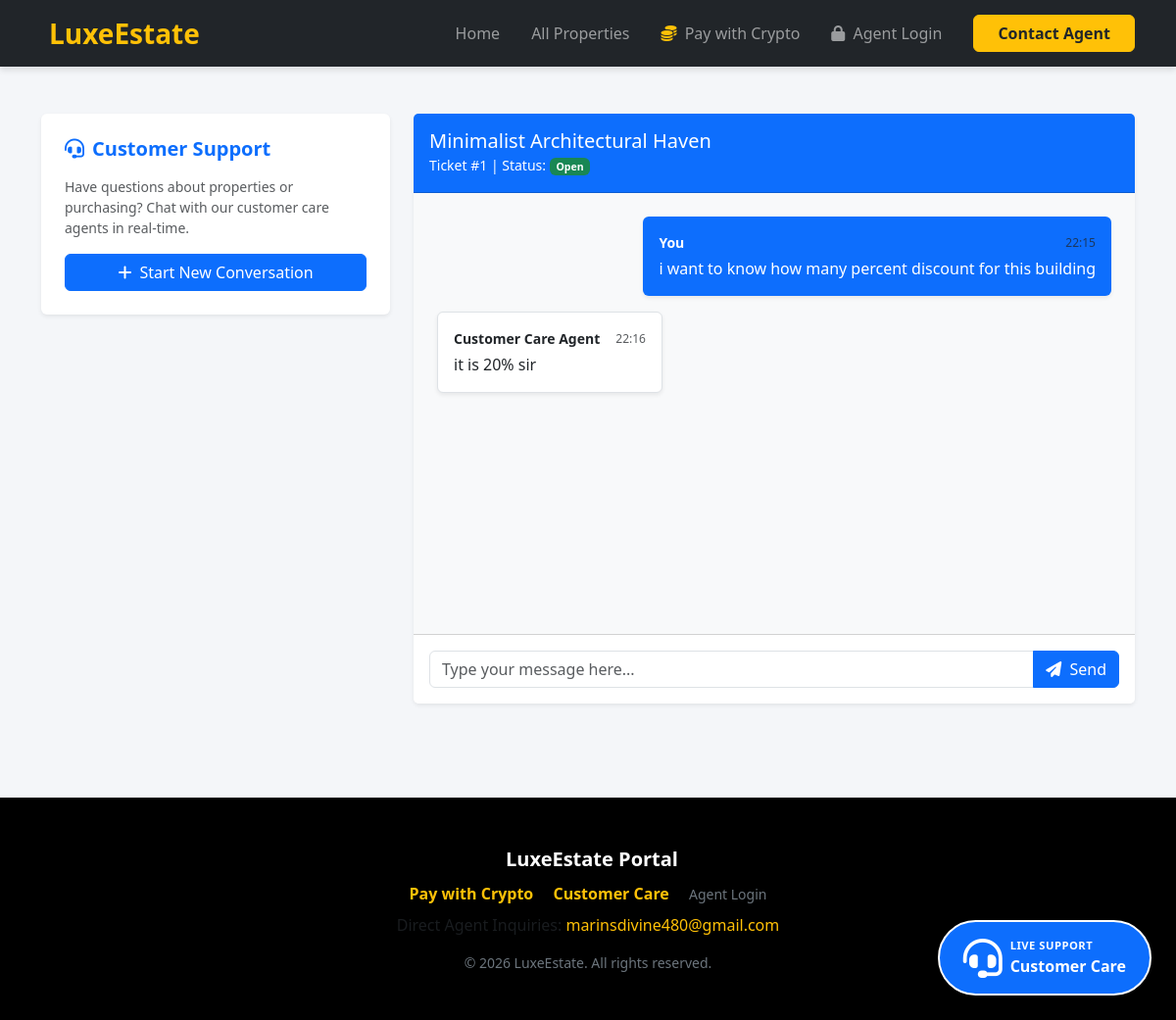
Page /customer-care?conv_id=1 on the earlier database version.
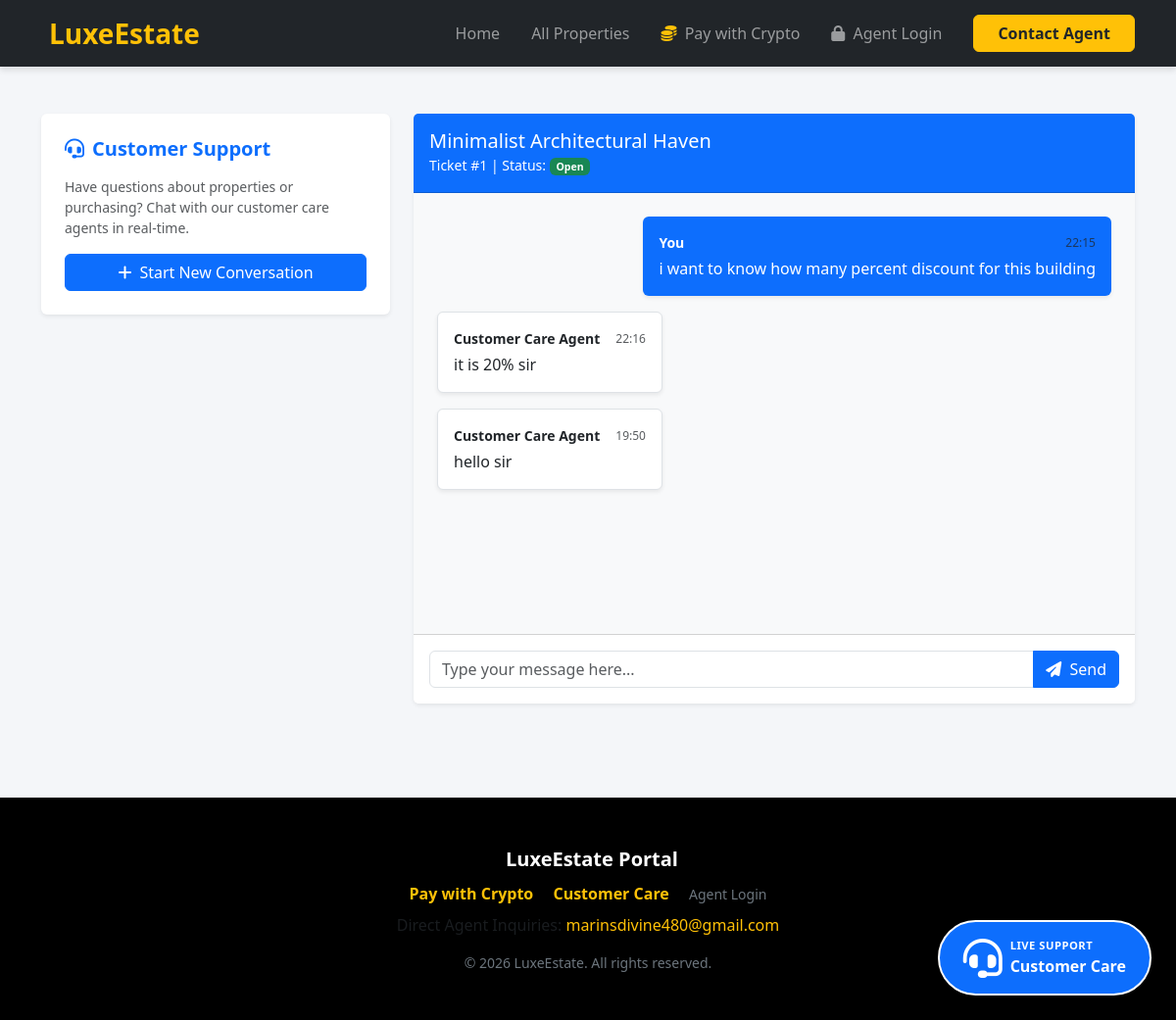
Same page on the later database version.
### tables this page shows
CREATE TABLE conversations (
            id INTEGER PRIMARY KEY AUTOINCREMENT,
            client_name TEXT NOT NULL,
            client_email TEXT NOT NULL,
            client_phone TEXT,
            property_title TEXT,
            status TEXT DEFAULT 'Open',
            created_at TIMESTAMP DEFAULT CURRENT_TIMESTAMP
        );

CREATE TABLE conversation_messages (
            id INTEGER PRIMARY KEY AUTOINCREMENT,
            conversation_id INTEGER NOT NULL,
            sender TEXT NOT NULL,
            message TEXT NOT NULL,
            created_at TIMESTAMP DEFAULT CURRENT_TIMESTAMP,
            FOREIGN KEY (conversation_id) REFERENCES conversations (id)
        );

### app.py (the view, shortened to what this page needs)
@app.route('/customer-care', methods=['GET', 'POST'])
@limiter.limit("20 per minute", methods=['POST'])
def customer_care():
    conn = get_db_connection()
    cursor = conn.cursor()
    conv_id = request.args.get('conv_id', type=int)
    active_conv = None
    messages = []
    client_email = session.get('client_email')
    my_conversations = []
    if client_email:
        cursor.execute("SELECT * FROM conversations WHERE client_email = ? ORDER BY created_at DESC", (client_email,))
        my_conversations = cursor.fetchall()
    if conv_id:
        cursor.execute("SELECT * FROM conversations WHERE id = ?", (conv_id,))
        active_conv = cursor.fetchone()
        if active_conv:
            cursor.execute("SELECT * FROM conversation_messages WHERE conversation_id = ? ORDER BY created_at ASC", (conv_id,))
            messages = cursor.fetchall()
            session['client_email'] = active_conv['client_email']
    conn.close()
    return render_template('customer_care.html',
                           active_conv=active_conv,
                           messages=messages,
                           my_conversations=my_conversations,
                           properties=PROPERTIES)

### app.py (called while the page is built)
def get_db_connection():
    conn = sqlite3.connect('real_estate.db')
    conn.row_factory = sqlite3.Row
    return conn

### templates/customer_care.html (shortened to what this page needs)
{% extends "base.html" %}
{% block content %}
<div class="container py-5">
    <div class="row">
        <div class="col-lg-4 mb-4">
            <div class="card shadow-sm border-0 mb-4">
                <div class="card-body">
                    <h5 class="card-title fw-bold text-primary mb-3"><i class="fas fa-headset me-2"></i>Customer Support</h5>
                    <p class="text-muted small">Have questions about properties or purchasing? Chat with our customer care agents in real-time.</p>
                    <button class="btn btn-primary w-100" data-bs-toggle="modal" data-bs-target="#newConvModal">
                        <i class="fas fa-plus me-2"></i>Start New Conversation
                    </button>
                </div>
            </div>
        </div>
        <div class="col-lg-8">
            {% if active_conv %}
            <div class="card shadow-sm border-0">
                <div class="card-header bg-primary text-white d-flex justify-content-between align-items-center py-3">
                    <div>
                        <h5 class="mb-0">{{ active_conv['property_title'] }}</h5>
                        <small>Ticket #{{ active_conv['id'] }} | Status: <span class="badge {% if active_conv['status'] == 'Open' %}bg-success{% else %}bg-secondary{% endif %}">{{ active_conv['status'] }}</span></small>
                    </div>
                </div>
                <div class="card-body chat-box p-4" style="height: 450px; overflow-y: scroll; background-color: #f8f9fa;">
                    {% for m in messages %}
                    <div class="d-flex mb-3 {% if m['sender'] == 'client' %}justify-content-end{% else %}justify-content-start{% endif %}">
                        <div class="p-3 rounded shadow-sm {% if m['sender'] == 'client' %}bg-primary text-white{% else %}bg-white text-dark border{% endif %}" style="max-width: 75%;">
                            <div class="d-flex justify-content-between align-items-center mb-1">
                                <small class="fw-bold me-3">{% if m['sender'] == 'client' %}You{% else %}Customer Care Agent{% endif %}</small>
                                <small class="text-muted" style="font-size: 0.75rem;">{{ m['created_at'][11:16] }}</small>
                            </div>
                            <p class="mb-0" style="white-space: pre-wrap;">{{ m['message'] }}</p>
                        </div>
                    </div>
                    {% endfor %}
                </div>
                <div class="card-footer bg-white p-3">
                    {% if active_conv['status'] == 'Open' %}
                    <form action="{{ url_for('customer_care') }}" method="POST">
                        <div class="input-group">
                            <input type="text" name="message" class="form-control" placeholder="Type your message here..." required autocomplete="off">
                            <button class="btn btn-primary" type="submit"><i class="fas fa-paper-plane me-1"></i> Send</button>
                        </div>
                    </form>
                    {% else %}
                    <div class="alert alert-secondary mb-0 text-center">
                        This conversation has been closed by customer care.
                        <button class="btn btn-sm btn-primary ms-2" data-bs-toggle="modal" data-bs-target="#newConvModal">Start New Conversation</button>
                    </div>
                    {% endif %}
                </div>
            </div>
            {% endif %}
        </div>
    </div>
</div>
{% endblock %}

### templates/base.html (shortened to what this page needs)
<!DOCTYPE html>
<html lang="en">
<head>
    <link href="https://cdn.jsdelivr.net/npm/bootstrap@5.3.0/dist/css/bootstrap.min.css" rel="stylesheet">
    <link href="https://cdnjs.cloudflare.com/ajax/libs/font-awesome/6.4.0/css/all.min.css" rel="stylesheet">
    <link href="{{ url_for('static', filename='style.css') }}" rel="stylesheet">
</head>
<body>
    <nav class="navbar navbar-expand-lg navbar-dark bg-dark sticky-top">
        <div class="container">
            <a class="navbar-brand fw-bold fs-3 text-warning" href="{{ url_for('home') }}">
                LuxeEstate
            </a>
            <div class="collapse navbar-collapse justify-content-end" id="navbarNav">
                <ul class="navbar-nav align-items-center">
                    <li class="nav-item mx-2">
                        <a class="nav-link {% if request.endpoint == 'home' %}active fw-bold text-warning{% endif %}" href="{{ url_for('home') }}">Home</a>
                    </li>
                    <li class="nav-item mx-2">
                        <a class="nav-link {% if request.endpoint == 'listings' %}active fw-bold text-warning{% endif %}" href="{{ url_for('listings') }}">All Properties</a>
                    </li>
                    <li class="nav-item mx-2">
                        <a class="nav-link {% if request.endpoint == 'crypto_pay' %}active fw-bold text-warning{% endif %}" href="{{ url_for('crypto_pay') }}"><i class="fas fa-coins text-warning me-1"></i> Pay with Crypto</a>
                    </li>
                    <li class="nav-item mx-2">
                        {% if session.get('agent_logged_in') %}
                            <a class="nav-link text-warning fw-bold {% if request.endpoint == 'agent_dashboard' %}active{% endif %}" href="{{ url_for('agent_dashboard') }}"><i class="fas fa-gauge-high me-1"></i> Agent Dashboard</a>
                        {% else %}
                            <a class="nav-link {% if request.endpoint == 'agent_login' %}active fw-bold text-warning{% endif %}" href="{{ url_for('agent_login') }}"><i class="fas fa-lock me-1"></i> Agent Login</a>
                        {% endif %}
                    </li>
                    <li class="nav-item ms-3">
                        <a href="mailto:marinsdivine480@gmail.com" class="btn btn-warning text-dark fw-semibold px-4">Contact Agent</a>
                    </li>
                </ul>
            </div>
        </div>
    </nav>
    <main>
        {% block content %}{% endblock %}
    </main>
    <div style="position: fixed; bottom: 25px; right: 25px; z-index: 1050;">
        <a href="{{ url_for('customer_care') }}" class="btn btn-primary btn-lg rounded-pill shadow-lg d-flex align-items-center px-4 py-3" style="background-color: #0d6efd; border: 2px solid #fff;">
            <i class="fas fa-headset fa-2x me-2 animate-bounce"></i>
            <div class="text-start">
                <div class="small fw-bold text-uppercase" style="font-size: 0.7rem; letter-spacing: 0.5px;">Live Support</div>
                <div class="fw-bold fs-6">Customer Care</div>
            </div>
        </a>
    </div>
    <footer class="text-center py-5 bg-black text-white mt-5">
        <div class="container">
            <p class="mb-2 fw-bold text-white fs-5">LuxeEstate Portal</p>
            <p class="mb-2">
                <a href="{{ url_for('crypto_pay') }}" class="text-warning text-decoration-none fw-semibold me-3">Pay with Crypto</a>
                <a href="{{ url_for('customer_care') }}" class="text-warning text-decoration-none fw-semibold me-3">Customer Care</a>
                {% if session.get('agent_logged_in') %}
                    <a href="{{ url_for('agent_dashboard') }}" class="text-warning text-decoration-none fw-semibold">Agent Dashboard</a>
                {% else %}
                    <a href="{{ url_for('agent_login') }}" class="text-secondary text-decoration-none small">Agent Login</a>
                {% endif %}
            </p>
            <p class="mb-3 text-muted">Direct Agent Inquiries: <a href="mailto:marinsdivine480@gmail.com" class="text-warning text-decoration-none">marinsdivine480@gmail.com</a></p>
            <p class="small text-secondary mb-0">&copy; 2026 LuxeEstate. All rights reserved.</p>
        </div>
    </footer>
</body>
</html>

### static/style.css (style rules this page uses)
body { font-family: 'Segoe UI', Tahoma, Geneva, Verdana, sans-serif; background-color: #f4f6f9; color: #333; margin: 0; padding: 0; }
.navbar { box-shadow: 0 4px 6px rgba(0,0,0,0.1); }
.card-body { padding: 1.5rem; }
footer { background-color: #1a1a1a; color: #aaa; padding: 40px 0; margin-top: 60px; }

Differences in the rows shown:
added conversation_messages: sender "Customer Care Agent", created_at "19:50", message "hello sir"
